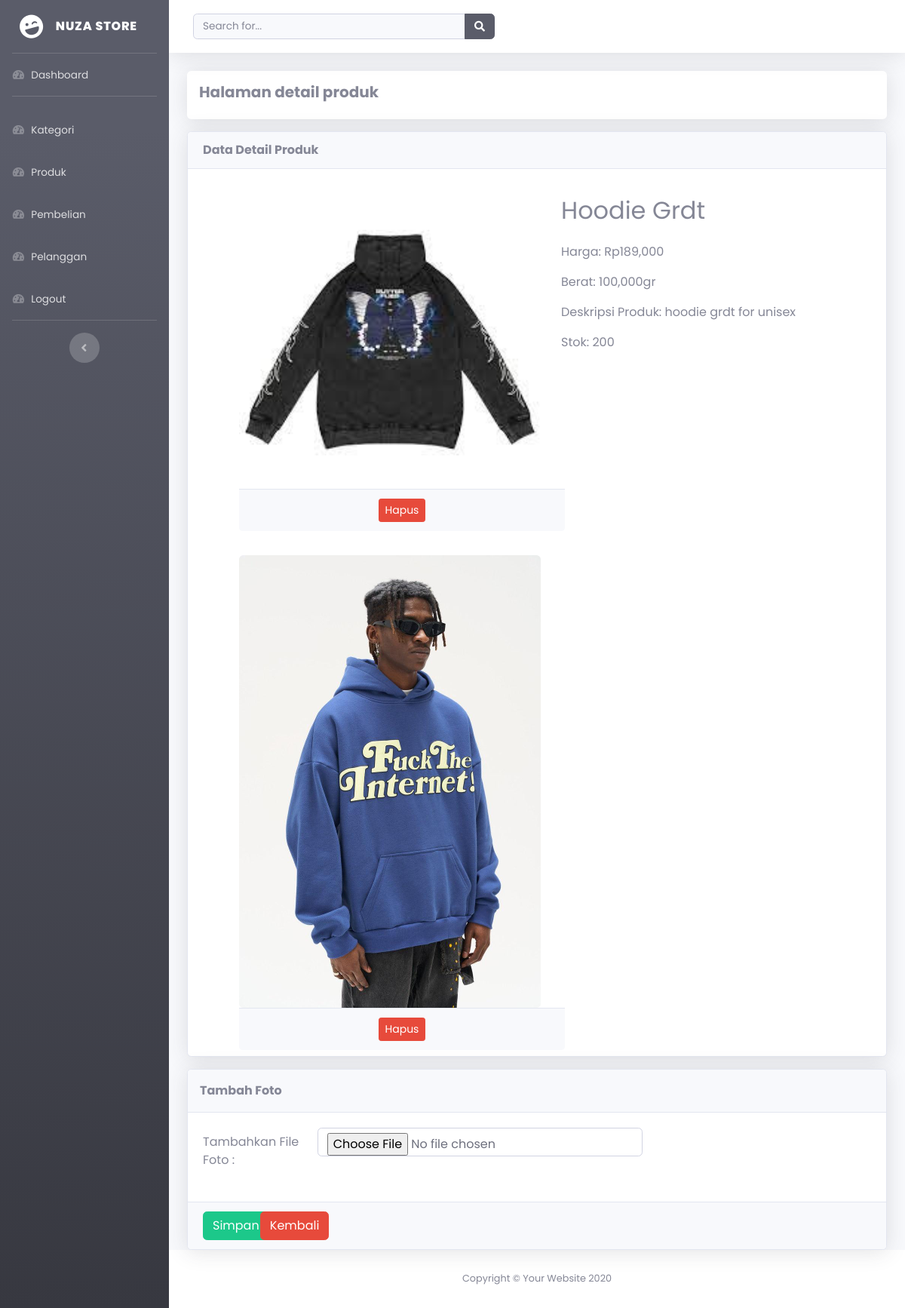
/admin/index.php?halaman=detail_produk&id=29 (signed in), run on the app's committed database.
### tables this page shows
CREATE TABLE `produk_foto` (
  `id_produk_foto` int(11) NOT NULL,
  `id_produk` int(11) NOT NULL,
  `nama_produk_foto` varchar(255) NOT NULL
);

CREATE TABLE `produk` (
  `id_produk` int(11) NOT NULL,
  `id_kategori` int(11) NOT NULL,
  `nama_produk` varchar(100) NOT NULL,
  `harga_produk` int(11) NOT NULL,
  `berat_produk` int(11) NOT NULL,
  `foto_produk` varchar(255) NOT NULL,
  `deskripsi_produk` text NOT NULL,
  `stok_produk` int(11) NOT NULL
);

### admin/detail/detail_produk.php (the view, shortened to what this page needs)
<div class="shadow p-3 mb-3 bg-white rounded">
    <h5><b>Halaman detail produk</b></h5>
</div>
<?php
$id_produk = $_GET['id'];
$ambil = $koneksi->query("SELECT * FROM produk JOIN kategori
    ON produk.id_kategori=kategori.id_kategori WHERE id_produk='$id_produk'");
$detail_produk = $ambil->fetch_assoc();
$produk_foto = array();
$ambil = $koneksi->query("SELECT * FROM produk_foto WHERE id_produk='$id_produk'");
while($tiap = $ambil->fetch_assoc()) {
    $produk_foto[] = $tiap;
}
?>
<div class="card shadow bg-white">
    <div class="card-header">
        <strong>Data Detail Produk</strong>
    </div>
    <div class="row">
        <div class="col-md-6">
            <?php foreach($produk_foto as $key => $value) : ?>
            <div class="col-4 rounded">
                <div class="p-2 rounded ml-5 mt-3" style="width: 28rem;">
                    <img width="400" class="rounded" src="../assets/foto_produk/<?= $value['nama_produk_foto'] ?>" alt="">
                    <div class="card-footer text-center">
                        <a href="index.php?halaman=hapus_foto&idfoto=<?= $value['id_produk_foto']; ?>&idproduk=<?= $value['id_produk']; ?>"
                            class="btn btn-sm btn-danger"
                            onclick="return confirm('Apakah kamu yakin ingin menghapus foto ini?')">Hapus</a>
                    </div>
                </div>
            </div>
            <?php endforeach; ?>
        </div>
        <div class="col-md-6 mt-3">
            <div class="card-body">
                <h2 class="mb-4" style="text-transform: capitalize;"><?= $detail_produk['nama_produk']; ?></h2>
                <p>Harga: Rp<?= number_format($detail_produk['harga_produk']); ?></p>
                <p>Berat: <?= number_format($detail_produk['berat_produk']); ?>gr</p>
                <p>Deskripsi Produk: <?= $detail_produk['deskripsi_produk']; ?></p>
                <p>Stok: <?= $detail_produk['stok_produk']; ?></p>
            </div>
        </div>
    </div>
</div>
<form action="" method="post" enctype="multipart/form-data">
    <div class="card shadow bg-white mt-3">
        <div class="card-header p-3">
            <strong>Tambah Foto</strong>
        </div>
        <div class="card-body">
            <div class="form-group row">
                <label for="produk_foto" class="col-sm-2 col-form-label">Tambahkan File Foto :</label>
                <div class="col-sm-6">
                    <input type="file" name="produk_foto" id="" class="form-control">
                </div>
            </div>
        </div>
        <div class="card-footer">
            <div class="row">
                <div class="col-md-1">
                    <button name="simpan" class="btn btn-success">Simpan</button>
                </div>
                <div class="col-md-11">
                    <a href="index.php?halaman=produk" class="btn btn-danger">Kembali</a>
                </div>
            </div>
        </div>
    </div>
</form>

### admin/index.php (style rules this page uses)
html { scroll-behavior: smooth; }
* { margin: 0; padding: 0; box-sizing: border-box; list-style: none; text-decoration: none; font-family: 'Poppins', sans-serif; }

### data on the page
produk_foto: nama_produk_foto (picture)
produk_foto: nama_produk_foto (picture)
produk: nama_produk "Hoodie Grdt", harga_produk "189,000", berat_produk "100,000", deskripsi_produk "hoodie grdt for unisex", stok_produk "200"
